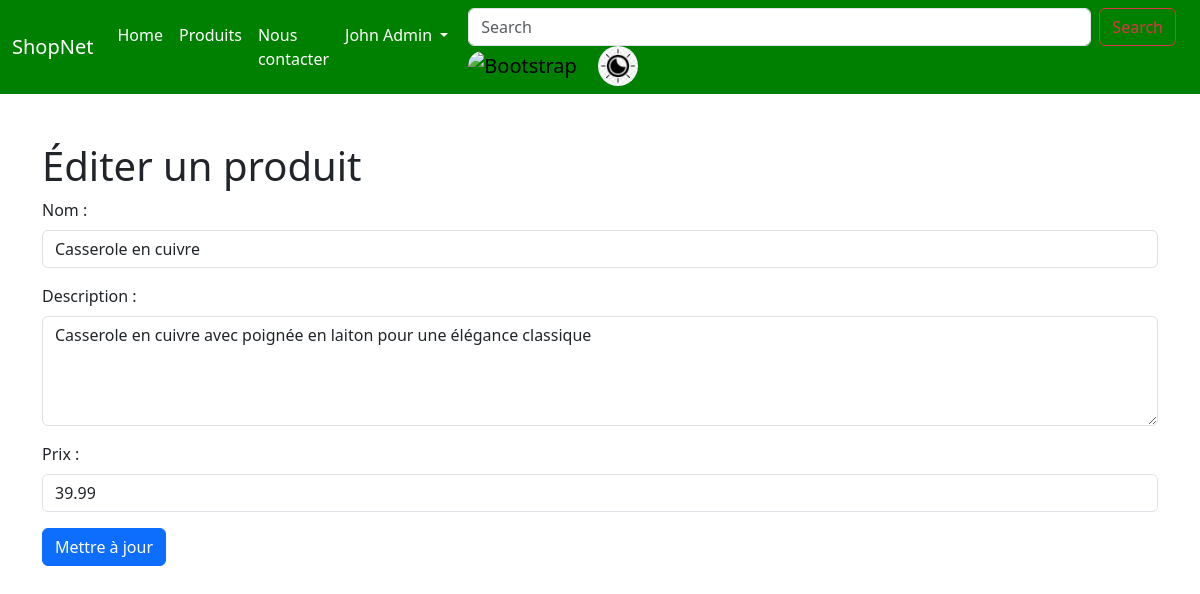
The page /add-product.php?idProduct=4 (signed in) on the database its author committed.
### tables this page shows
CREATE TABLE `utilisateur` (
  `id` int NOT NULL,
  `email` varchar(50) NOT NULL,
  `nom` varchar(50) NOT NULL,
  `mdp` varchar(255) NOT NULL,
  `admin` varchar(45) DEFAULT NULL
);

CREATE TABLE `produit` (
  `id` int NOT NULL,
  `nom` varchar(50) NOT NULL,
  `prix` varchar(50) NOT NULL,
  `id_utilisateur` int DEFAULT NULL,
  `description` varchar(255) DEFAULT NULL
);

### add-product.php (the view, shortened to what this page needs)
<?php
$pdo = require_once('db.php');
$editProductId = isset($_GET['idProduct']) ? $_GET['idProduct'] : null;
$productData = null;
if ($editProductId) {
    $getProductData = $pdo->prepare('SELECT * FROM produit WHERE id = :id');
    $getProductData->bindValue(':id', $editProductId);
    $getProductData->execute();
    $productData = $getProductData->fetch();
}
?>
<!DOCTYPE html>
<html lang="en">
<head>
    <?php require_once('Components/_head.php'); ?>
</head>
<body>
    <?php include('nav.php'); ?>
    <div class="container mt-5">
        <?php if ($editProductId) : ?>
            <h1>Éditer un produit</h1>
        <?php else : ?>
            <h1>Ajouter un produit</h1>
        <?php endif; ?>
        <form action="" method="POST">
            <div class="mb-3">
                <label for="nom" class="form-label">Nom :</label>
                <input type="text" class="form-control" id="nom" name="name" placeholder="Entrez le nom" value="<?= $productData ? $productData['nom'] : '' ?>">
            </div>
            <div class="mb-3">
                <label for="description" class="form-label">Description :</label>
                <textarea class="form-control" id="description" name="description" rows="4" placeholder="Entrez la description"><?= $productData ? $productData['description'] : '' ?></textarea>
            </div>
            <div class="mb-3">
                <label for="prix" class="form-label">Prix :</label>
                <input type="number" class="form-control" id="prix" name="price" placeholder="Entrez le prix" value="<?= $productData ? $productData['prix'] : '' ?>">
            </div>
            <button type="submit" class="btn btn-primary"><?= $editProductId ? 'Mettre à jour' : 'Ajouter' ?></button>
        </form>
    </div>
</body>
</html>

### nav.php (shortened to what this page needs)
<?php
if ($_SESSION['id']) {
  $userStmtsNav = $pdo->prepare('SELECT * FROM utilisateur WHERE id = :id');
  $userStmtsNav->bindValue(':id', $_SESSION['id']);
  $userStmtsNav->execute();
  $userNav = $userStmtsNav->fetch();
}
?>
<nav class="navbar navbar-expand-lg bg-body-tertiary" style="background-color: green !important;" id="barre">
  <div class="container-fluid">
    <a class="navbar-brand" href="index.php" style="color:white;">ShopNet</a>
    <div class="collapse navbar-collapse" id="navbarNavDropdown">
      <ul class="navbar-nav">
        <li class="nav-item">
          <a class="nav-link active" aria-current="page" href="index.php" style="color:white;">Home</a>
        </li>
        <li class="nav-item">
          <a class="nav-link" href="produit.php" style="color:white;">Produits</a>
        </li>
        <li class="nav-item">
          <a class="nav-link" href="#" style="color:white;">Nous contacter</a>
        </li>
        <?php if (!$_SESSION['name']) { ?>
          <li class="nav-item dropdown">
            <a class="nav-link dropdown-toggle" href="#" role="button" data-bs-toggle="dropdown" aria-expanded="false" style="color:white;">
              Compte
            </a>
            <ul class="dropdown-menu">
              <li><a class="dropdown-item" href="login.php">Se connecter</a></li>
              <li><a class="dropdown-item" href="register.php">S'enregistrer</a></li>
            </ul>
          </li>
        <?php } else { ?>
          <li class="nav-item dropdown">
            <a class="nav-link dropdown-toggle" href="#" role="button" data-bs-toggle="dropdown" aria-expanded="false" style="color:white;">
              <?= $userNav['nom'] ?>
            </a>
          </li>
        <?php } ?>
      </ul>
      <div class="container w-100" id="search">
        <form class="d-flex" role="search" style="flex-grow: 1;flex-shrink: 1;">
          <input class="form-control me-2" type="search" placeholder="Search" aria-label="Search">
          <button class="btn btn-outline-danger" type="submit">Search</button>
        </form>
        <div id="boutton">
          <a class="navbar-brand" id="mode">
            <img src="img/drapeau-france-rond.jpg" alt="Bootstrap" width="40" height="40" style="border-radius: 20px;">
          </a>
          <a class="navbar-brand" onclick=darkmode()>
            <img src="img/pngtree-dark-mode-icon-light-png-clipart-png-image_3811921.jpg" alt="Bootstrap" width="40" height="40" style="border-radius: 20px;">
          </a>
        </div>
      </div>
    </div>
  </div>
</nav>

### assets/css/style.css (style rules this page uses)
:root { --font-family: 'Open Sans', sans-serif; --primary-color: #1A6240; --secondary-color: #D9D9D9; --font-bold: 700; --font-semibold: 600; --font-regular: 400; }
#search { width: 50%; height: 50%; border-radius: 20px; border: 0; }
html, body { height: 100%; margin: 0; padding: 0; }

### rows shown on the page
utilisateur: nom "John Admin"
produit: name "Casserole en cuivre", description "Casserole en cuivre avec poignée en laiton pour une élégance classique", price "39.99"
